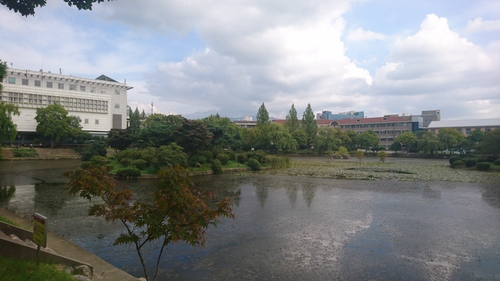
#> input picture panoramas/imgs/lake_500_0.jpg, 500 x 281 px, given in place of d1-2.JPG, which was not available
$ python make_camera_info.py   (Python 2 division)
#> lines starting #> are read from the running program, lines starting #| are printed output that depends on the picture; pictures that were not available may be replaced by others from this repository, and a replacement may not be noted
### ar/ref/sift.py
from PIL import Image
import os
from numpy import *
from pylab import *


def process_image(imagename,resultname,params="--edge-thresh 10 --peak-thresh 5"):
    """ Process an image and save the results in a file. """

    if imagename[-3:] != 'pgm':
        # create a pgm file
        im = Image.open(imagename).convert('L')
        im.save('tmp.pgm')
        imagename = 'tmp.pgm'

    cmmd = str("sift "+imagename+" --output="+resultname+
                " "+params)
    cmmd = str("./sift <"+imagename+" >"+resultname)

    os.system(cmmd)
    print 'processed', imagename, 'to', resultname


# [5 lines left out: function read_features_from_file, not called in this run]


def write_features_to_file(filename,locs,desc):
    """ Save feature location and descriptor to file. """
    savetxt(filename,hstack((locs,desc)))


# [96 lines left out: functions plot_features, match, appendimages, plot_matches, match_twosided, not called in this run]

### ar/util.py
from PIL import Image
from pylab import *

from ref import homography


# [13 lines left out: function sift_show, not called in this run]


def read_features_from_file(filename):
    """ Read feature properties and return in matrix form. """

    with open(filename, "r") as f:
        contents = f.read()
    a = contents.split()
    a = [float(o) for o in a]
    a = array(a[2:])  # remove 2 two index
    a = a.reshape((-1, 4 + 128))
    return a[:, :4], a[:, 4:]  # feature locations, descriptors


# [35 lines left out: functions convert_points, cube_points, not called in this run]


# [4 lines that do not run on import are left out]

### ar/make_camera_info.py
from PIL import Image
from pylab import *

import util
from ref import homography, camera, sift

im0_name = 'data/book_frontal.JPG'
im1_name = 'data/book_perspective.JPG'
wh = 1000, 747
# wh = 747, 1000
im0_name = 'data/d1-2.JPG'
im1_name = 'data/d3-2.JPG'
wh = 1215, 1634

im0 = array(Image.open(im0_name))
#> im0 is the input picture: shape (281, 500, 3); mean R, G, B 131, 134.4, 135.2
im1 = array(Image.open(im1_name))
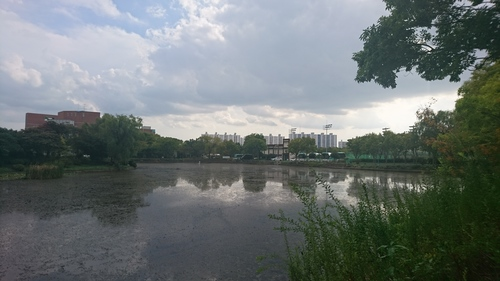
#> input picture panoramas/imgs/lake_500_4.jpg, 500 x 281 px, given in place of d3-2.JPG, which was not available
#> im1 is the input picture: shape (281, 500, 3); mean R, G, B 108.3, 115.9, 115.2


def my_calibration_(sz):
    row, col = sz
    fx = 2555 * col / 2592
    fy = 2586 * row / 1936
    K = diag([fx, fy, 1])
    K[0, 2] = 0.5 * col
    K[1, 2] = 0.5 * row
    return K


def my_calibration(sz):
    row, col = sz
    fx = 1340.5 * col / 1208
    fy = 1368.6 * row / 1426
    K = diag([fx, fy, 1])
    K[0, 2] = 0.5 * col
    K[1, 2] = 0.5 * row
    return K


# compute features
is_process_sift = True
if is_process_sift:
    sift.process_image(im0_name, 'im0.sift')
#> in process_image, `im = Image.open(imagename).convert('L')`:
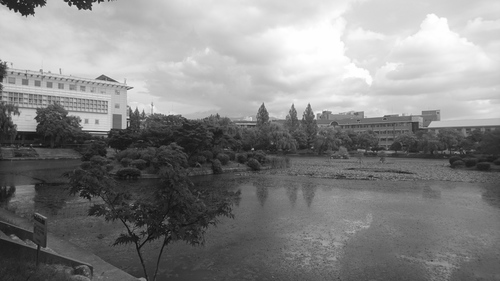
#> im: PIL image 500x281 L; min 11, max 255, mean 133.5
    sift.process_image(im1_name, 'im1.sift')
#> call 2 of process_image, with imagename = 'data/d3-2.JPG', resultname = 'im1.sift', params = '--edge-thresh 10 --peak-thresh 5'
#> in process_image (call 2), `im = Image.open(imagename).convert('L')`:
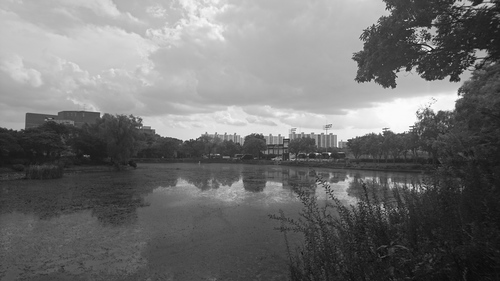
#> im: PIL image 500x281 L; min 10, max 254, mean 113.6
l0, d0 = util.read_features_from_file('im0.sift')
#> (the run stopped early here; a loop or call above may not have finished)
